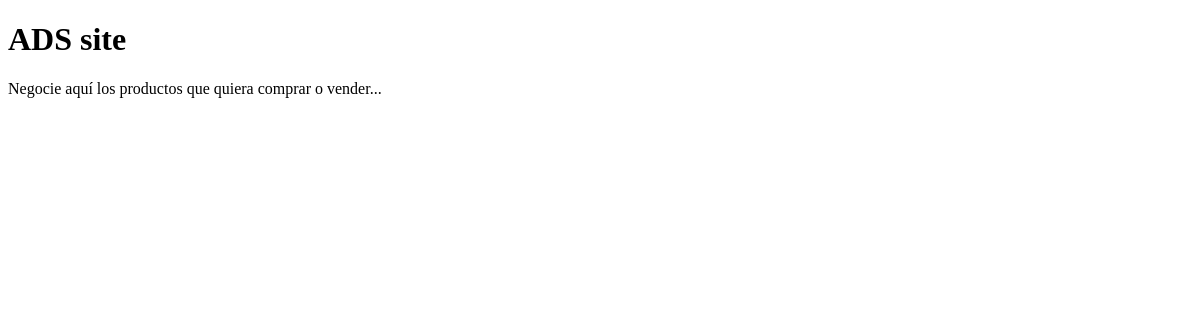
The page /ads/ on the database as committed earlier.
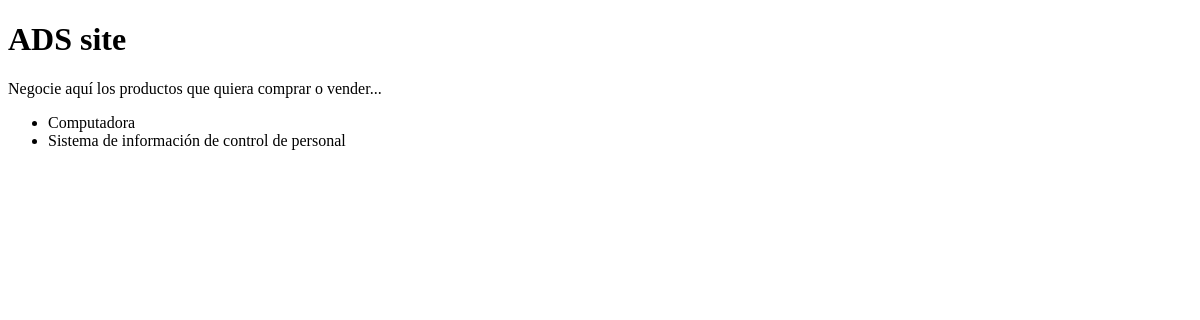
The same page on the database as committed later.
### ads/models.py (models this page shows, shortened)
class Elemento(models.Model):
    anuncio = models.CharField(max_length=1, choices=TIPO_ANUNCIO, default='O')
    nombre = models.CharField(max_length=255)
    categoria = models.ForeignKey(Categoria)
    seccion = models.CharField(max_length=255)
    descripcion = models.TextField()
    publicado_en = models.DateTimeField(auto_now_add=True)

### ads/views.py (the view)
def index(request):
    elementos = Elemento.objects.all()
    context = Context({'titulo': 'ADS site', 'elementos': elementos})
    return render_to_response('ads/index.html', context,
            context_instance=RequestContext(request))

### templates/ads/index.html (shortened to what this page needs)
<!DOCTYPE html>
<html lang="es">
<head>
</head>
<body>
    <h1> {{ titulo }} </h1>
    <p>
    Negocie aquí los productos que quiera comprar o vender...
    </p>
    <ul>
        {% for elemento in elementos %}
        <li> {{ elemento.nombre }} </li>
        {% endfor %}
    </ul>
</body>
</html>

Rows that differ between the two databases and show on the page:
added Elemento: nombre "Computadora"
added Elemento: nombre "Sistema de información de control de personal"
